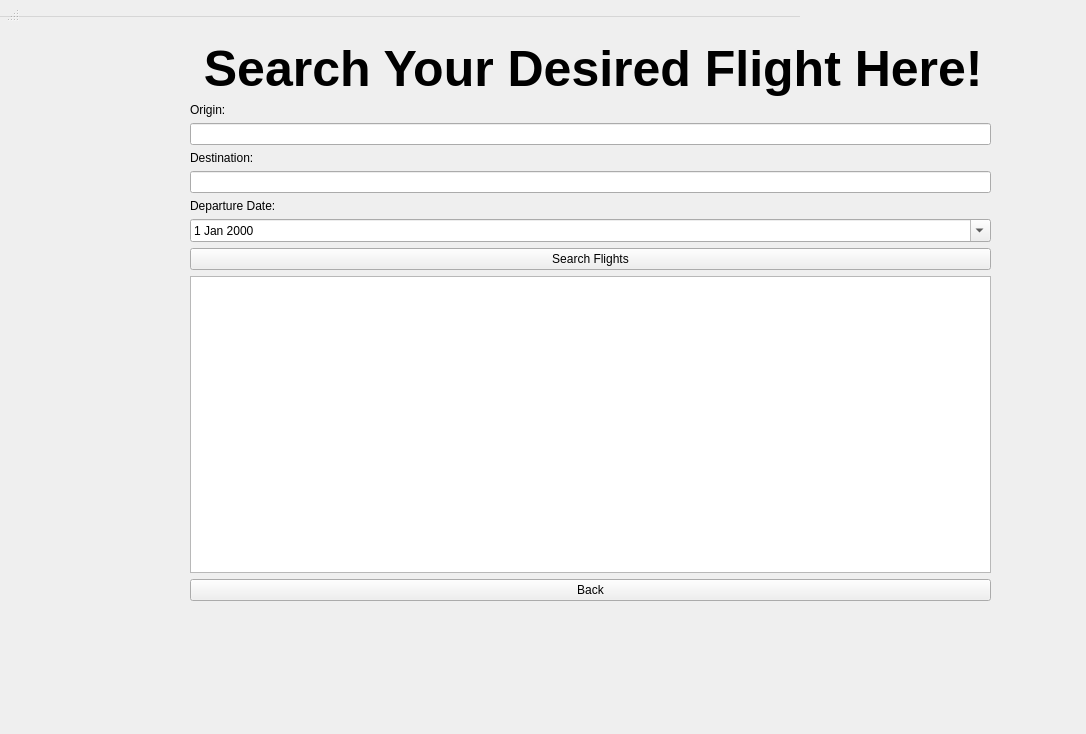
<?xml version="1.0" encoding="UTF-8"?>
<ui version="4.0">
 <class>FlightSearchWindow</class>
 <widget class="QWidget" name="FlightSearchWindow">
  <property name="geometry">
   <rect>
    <x>0</x>
    <y>0</y>
    <width>1086</width>
    <height>734</height>
   </rect>
  </property>
  <property name="windowTitle">
   <string>Search Available Flights</string>
  </property>
  <widget class="QWidget" name="centralwidget" native="true">
   <property name="geometry">
    <rect>
     <x>0</x>
     <y>0</y>
     <width>1141</width>
     <height>701</height>
    </rect>
   </property>
   <widget class="QWidget" name="layoutWidget">
    <property name="geometry">
     <rect>
      <x>190</x>
      <y>40</y>
      <width>801</width>
      <height>561</height>
     </rect>
    </property>
    <layout class="QVBoxLayout" name="verticalLayout">
     <item>
      <widget class="QLabel" name="label_4">
       <property name="styleSheet">
        <string notr="true">font-size: 50px;
color:black;
font-weight:bold;</string>
       </property>
       <property name="text">
        <string> Search Your Desired Flight Here!</string>
       </property>
      </widget>
     </item>
     <item>
      <widget class="QLabel" name="label">
       <property name="text">
        <string>Origin:</string>
       </property>
      </widget>
     </item>
     <item>
      <widget class="QLineEdit" name="originLineEdit"/>
     </item>
     <item>
      <widget class="QLabel" name="label_2">
       <property name="text">
        <string>Destination:</string>
       </property>
      </widget>
     </item>
     <item>
      <widget class="QLineEdit" name="destinationLineEdit"/>
     </item>
     <item>
      <widget class="QLabel" name="label_3">
       <property name="text">
        <string>Departure Date:</string>
       </property>
      </widget>
     </item>
     <item>
      <widget class="QDateEdit" name="dateEdit">
       <property name="calendarPopup">
        <bool>true</bool>
       </property>
      </widget>
     </item>
     <item>
      <widget class="QPushButton" name="searchButton">
       <property name="text">
        <string>Search Flights</string>
       </property>
      </widget>
     </item>
     <item>
      <widget class="QTableWidget" name="flightsTableWidget"/>
     </item>
     <item>
      <widget class="QPushButton" name="backButton">
       <property name="text">
        <string>Back</string>
       </property>
      </widget>
     </item>
    </layout>
   </widget>
  </widget>
  <widget class="QMenuBar" name="menubar">
   <property name="geometry">
    <rect>
     <x>0</x>
     <y>0</y>
     <width>800</width>
     <height>17</height>
    </rect>
   </property>
  </widget>
  <widget class="QStatusBar" name="statusbar">
   <property name="geometry">
    <rect>
     <x>0</x>
     <y>0</y>
     <width>20</width>
     <height>22</height>
    </rect>
   </property>
  </widget>
 </widget>
 <resources/>
 <connections/>
</ui>
